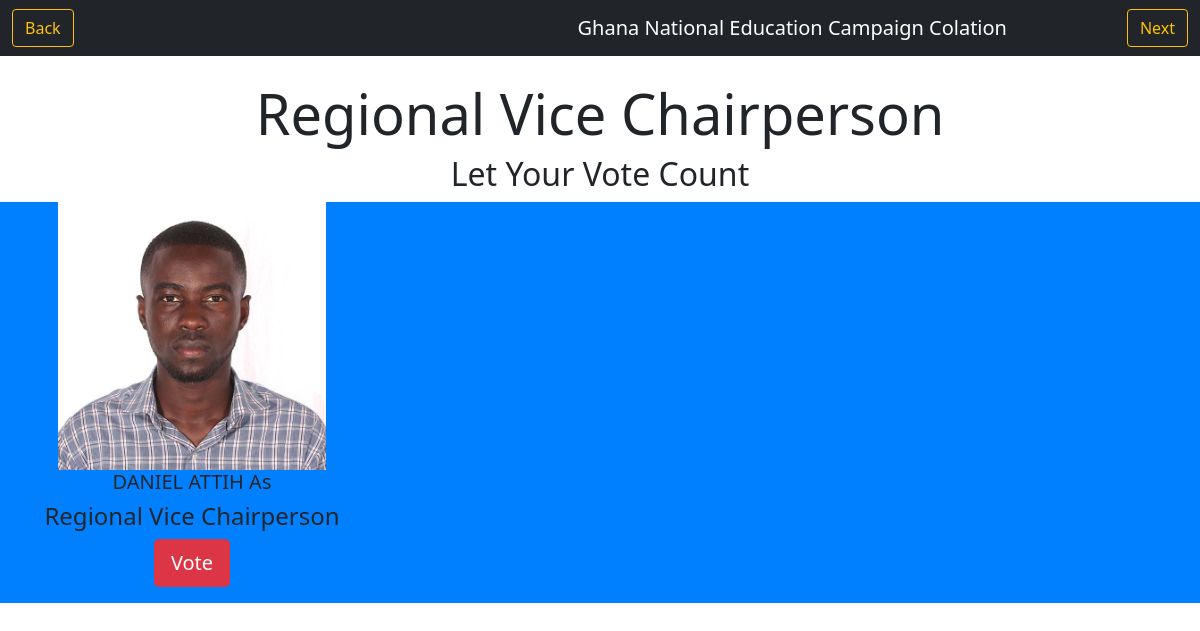
The app's page /position2/ (signed in) with its own data.
### vote/models.py (models this page shows, shortened)
class User(AbstractUser):
    position = models.ForeignKey(Position, null=True, on_delete=models.CASCADE)
    image = models.ImageField(upload_to='profiles', null=True, blank=True)
    created_at = models.DateTimeField(auto_now_add=True)
    updated_at = models.DateTimeField(auto_now=True)

class Position(models.Model):
    name = models.CharField(max_length=150)
    created_at = models.DateTimeField(auto_now_add=True)
    def __str__(self):
        return self.name

### vote/views.py (the view)
# urls.py: path('position2/', views.position2, name='position2'),
@login_required(login_url='login')
def position2(request):
    p2 = User.objects.filter(position_id=2)
    return render(request, 'vote/position2.html', {'np': p2})

### vote/templates/vote/position2.html (shortened to what this page needs)
<!Doctype html>
<html lang="en">
  <head>
<link href="https://cdn.jsdelivr.net/npm/bootstrap@5.0.0/dist/css/bootstrap.min.css" rel="stylesheet">
</head>
<body>
    <nav class="navbar navbar-expand-md navbar-dark bg-dark mb-4">
      <div class="container-fluid" >
          <a class="btn btn-outline-warning my-2 my-sm-0" href="{% url 'home' %}">Back</a>
          <a  class="navbar-brand" href="#">Ghana National  Education Campaign Colation</a>
          <a class="btn btn-outline-warning my-2 my-sm-0" href="{% url 'position3' %}">Next</a>
      </div>
    </nav>
   <div class="jumbotron jumbotron-fluid">
      <div class="container">
        <h1 class="display-4" style="text-align: center">Regional Vice Chairperson</h1>
        <h2 style="text-align: center">Let Your Vote Count</h2>
      </div>
   </div>
<div class="row">
    {% for p in np %}
        <div class="col-md-4">
            <div class="profile-img">
                <img src="{{ p.image.url}}" alt="connect">
                <h5>{{ p.first_name }} {{ p.last_name }} As</h5>
           <h4>{{ p.position }}</h4>
           <p>
              <a type="button" href="/vote/{{ p.pk }}/{{ p.position.pk }}" class="btn btn-danger btn-lg">Vote</a>
           </p>
       </div>
    </div>
    {% endfor %}
</div>
 </body>
</html>

### vote/templates/vote/position2.html (style rules this page uses)
.navbar-brand { padding-left: 400px; }
.profile-img { text-align: center; }
.profile-img img { width: 70%; height: 100%; }
.row { background-color: #0080ff; }

### records on screen
User: image (picture), first_name "DANIEL", last_name "ATTIH", position "Regional Vice Chairperson"
